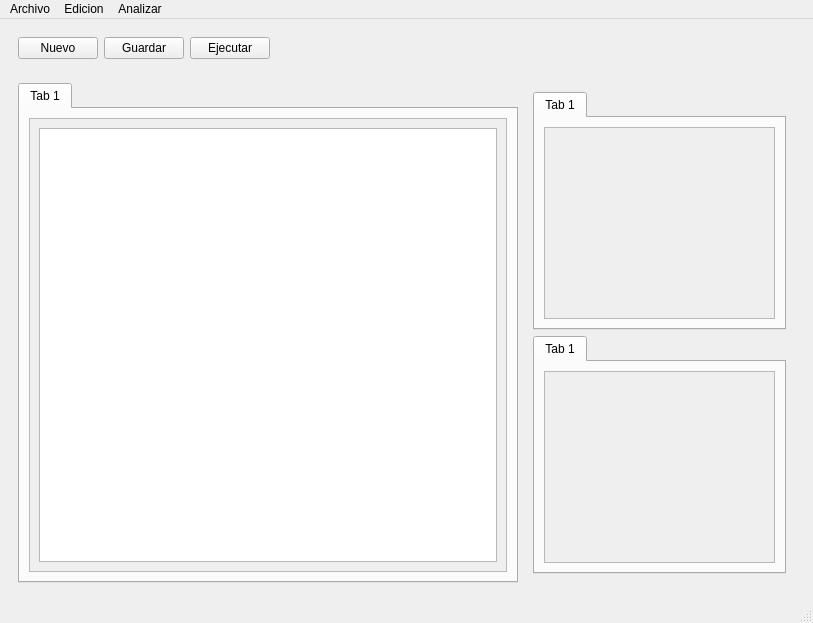
<?xml version="1.0" encoding="UTF-8"?>
<ui version="4.0">
 <class>MainWindow</class>
 <widget class="QMainWindow" name="MainWindow">
  <property name="geometry">
   <rect>
    <x>0</x>
    <y>0</y>
    <width>813</width>
    <height>600</height>
   </rect>
  </property>
  <property name="sizePolicy">
   <sizepolicy hsizetype="Expanding" vsizetype="Expanding">
    <horstretch>0</horstretch>
    <verstretch>0</verstretch>
   </sizepolicy>
  </property>
  <property name="windowTitle">
   <string>MainWindow</string>
  </property>
  <widget class="QWidget" name="ventana">
   <layout class="QGridLayout" name="gridLayout">
    <item row="1" column="0">
     <widget class="QStackedWidget" name="stackedWidget">
      <property name="sizePolicy">
       <sizepolicy hsizetype="Expanding" vsizetype="Expanding">
        <horstretch>0</horstretch>
        <verstretch>0</verstretch>
       </sizepolicy>
      </property>
      <property name="currentIndex">
       <number>0</number>
      </property>
      <widget class="QWidget" name="page">
       <layout class="QHBoxLayout" name="horizontalLayout">
        <item>
         <widget class="QTabWidget" name="codigo">
          <property name="sizePolicy">
           <sizepolicy hsizetype="Expanding" vsizetype="Expanding">
            <horstretch>0</horstretch>
            <verstretch>0</verstretch>
           </sizepolicy>
          </property>
          <property name="minimumSize">
           <size>
            <width>500</width>
            <height>500</height>
           </size>
          </property>
          <property name="maximumSize">
           <size>
            <width>16777215</width>
            <height>16777215</height>
           </size>
          </property>
          <property name="currentIndex">
           <number>0</number>
          </property>
          <widget class="QWidget" name="tab">
           <attribute name="title">
            <string>Tab 1</string>
           </attribute>
           <layout class="QHBoxLayout" name="horizontalLayout_2">
            <item>
             <widget class="QScrollArea" name="scrollArea">
              <property name="widgetResizable">
               <bool>true</bool>
              </property>
              <widget class="QWidget" name="scrollAreaWidgetContents">
               <property name="geometry">
                <rect>
                 <x>0</x>
                 <y>0</y>
                 <width>474</width>
                 <height>451</height>
                </rect>
               </property>
               <layout class="QHBoxLayout" name="horizontalLayout_5">
                <item>
                 <widget class="QTextEdit" name="textEdit"/>
                </item>
               </layout>
              </widget>
             </widget>
            </item>
           </layout>
          </widget>
         </widget>
        </item>
        <item>
         <widget class="QWidget" name="widget" native="true">
          <property name="minimumSize">
           <size>
            <width>200</width>
            <height>0</height>
           </size>
          </property>
          <property name="maximumSize">
           <size>
            <width>600</width>
            <height>16777215</height>
           </size>
          </property>
          <layout class="QVBoxLayout" name="verticalLayout_2">
           <item>
            <widget class="QTabWidget" name="lexico">
             <property name="maximumSize">
              <size>
               <width>16777215</width>
               <height>16777215</height>
              </size>
             </property>
             <property name="currentIndex">
              <number>0</number>
             </property>
             <widget class="QWidget" name="tab_3">
              <attribute name="title">
               <string>Tab 1</string>
              </attribute>
              <layout class="QHBoxLayout" name="horizontalLayout_3">
               <item>
                <widget class="QPlainTextEdit" name="plainTextEdit">
                 <property name="enabled">
                  <bool>false</bool>
                 </property>
                </widget>
               </item>
              </layout>
             </widget>
            </widget>
           </item>
           <item>
            <widget class="QTabWidget" name="sintactico">
             <property name="maximumSize">
              <size>
               <width>16777215</width>
               <height>16777215</height>
              </size>
             </property>
             <property name="currentIndex">
              <number>0</number>
             </property>
             <widget class="QWidget" name="tab_5">
              <attribute name="title">
               <string>Tab 1</string>
              </attribute>
              <layout class="QHBoxLayout" name="horizontalLayout_4">
               <item>
                <widget class="QPlainTextEdit" name="plainTextEdit_2">
                 <property name="enabled">
                  <bool>false</bool>
                 </property>
                </widget>
               </item>
              </layout>
             </widget>
            </widget>
           </item>
          </layout>
         </widget>
        </item>
       </layout>
      </widget>
      <widget class="QWidget" name="page_2"/>
     </widget>
    </item>
    <item row="0" column="0">
     <widget class="QWidget" name="widget_2" native="true">
      <layout class="QHBoxLayout" name="horizontalLayout_6">
       <item>
        <widget class="QPushButton" name="pushButton_3">
         <property name="text">
          <string>Nuevo</string>
         </property>
         <property name="icon">
          <iconset>
           <normaloff>../../../../Users/FLS/Downloads/file_new_22051.png</normaloff>../../../../Users/FLS/Downloads/file_new_22051.png</iconset>
         </property>
        </widget>
       </item>
       <item>
        <widget class="QPushButton" name="pushButton_2">
         <property name="text">
          <string>Guardar</string>
         </property>
         <property name="icon">
          <iconset>
           <normaloff>../../../../Users/FLS/Downloads/savedisk_floppydisk_guardar_1543 (2).png</normaloff>../../../../Users/FLS/Downloads/savedisk_floppydisk_guardar_1543 (2).png</iconset>
         </property>
        </widget>
       </item>
       <item>
        <widget class="QPushButton" name="pushButton">
         <property name="text">
          <string>Ejecutar</string>
         </property>
         <property name="icon">
          <iconset>
           <normaloff>../../../../Users/FLS/Downloads/run_icon-icons.com_61189.png</normaloff>../../../../Users/FLS/Downloads/run_icon-icons.com_61189.png</iconset>
         </property>
        </widget>
       </item>
       <item>
        <spacer name="horizontalSpacer">
         <property name="orientation">
          <enum>Qt::Orientation::Horizontal</enum>
         </property>
         <property name="sizeHint" stdset="0">
          <size>
           <width>40</width>
           <height>20</height>
          </size>
         </property>
        </spacer>
       </item>
      </layout>
     </widget>
    </item>
   </layout>
  </widget>
  <widget class="QMenuBar" name="menubar">
   <property name="geometry">
    <rect>
     <x>0</x>
     <y>0</y>
     <width>813</width>
     <height>22</height>
    </rect>
   </property>
   <widget class="QMenu" name="archivo">
    <property name="title">
     <string>Archivo</string>
    </property>
    <addaction name="abrir"/>
    <addaction name="nuevo"/>
    <addaction name="guardar"/>
    <addaction name="guardar_c"/>
    <addaction name="cerrar"/>
    <addaction name="separator"/>
   </widget>
   <widget class="QMenu" name="edicion">
    <property name="title">
     <string>Edicion</string>
    </property>
    <addaction name="copiar"/>
    <addaction name="cortar"/>
    <addaction name="pegar"/>
    <addaction name="selec_todo"/>
    <addaction name="reaser"/>
    <addaction name="desaser"/>
    <addaction name="separator"/>
   </widget>
   <widget class="QMenu" name="analizar">
    <property name="title">
     <string>Analizar</string>
    </property>
    <addaction name="a_lexico"/>
    <addaction name="a_sintactico"/>
    <addaction name="separator"/>
   </widget>
   <addaction name="archivo"/>
   <addaction name="edicion"/>
   <addaction name="analizar"/>
  </widget>
  <widget class="QStatusBar" name="statusbar"/>
  <action name="abrir">
   <property name="text">
    <string>Abrir</string>
   </property>
  </action>
  <action name="nuevo">
   <property name="text">
    <string>Nuevo</string>
   </property>
  </action>
  <action name="guardar">
   <property name="text">
    <string>Guardar </string>
   </property>
  </action>
  <action name="guardar_c">
   <property name="text">
    <string>Guadar como</string>
   </property>
  </action>
  <action name="cerrar">
   <property name="text">
    <string>Cerrar</string>
   </property>
  </action>
  <action name="copiar">
   <property name="text">
    <string>Copiar</string>
   </property>
  </action>
  <action name="cortar">
   <property name="text">
    <string>Cortar</string>
   </property>
  </action>
  <action name="pegar">
   <property name="text">
    <string>Pegar</string>
   </property>
  </action>
  <action name="selec_todo">
   <property name="text">
    <string>Seleccionar todo</string>
   </property>
  </action>
  <action name="reaser">
   <property name="text">
    <string>Reaser</string>
   </property>
  </action>
  <action name="desaser">
   <property name="text">
    <string>Desaser</string>
   </property>
  </action>
  <action name="a_lexico">
   <property name="text">
    <string>Analizador Léxico</string>
   </property>
  </action>
  <action name="a_sintactico">
   <property name="text">
    <string>Analizador Sintáctico</string>
   </property>
  </action>
 </widget>
 <resources/>
 <connections/>
</ui>
